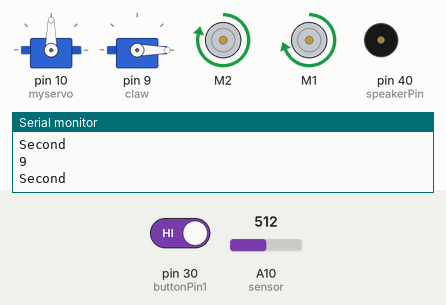
This sketch was run on a simulated Arduino Mega 2560, built with avr-gcc and run on an emulated ATmega2560. Parts: 2 × servo, 2 × DC motor (green arrow = forward, orange = backward, longer = faster), buzzer (waves = sounding), the last lines printed to the serial monitor. The inputs (shaded band) are chosen by the test bench; at power-on: A10 (sensor) = 512, pin 30 (buttonPin1) HIGH.

Above: at 9.2 s.
9.3 s: A10 (sensor) set to 674
10.8 s: A10 (sensor) set to 703
At 12.5 s:
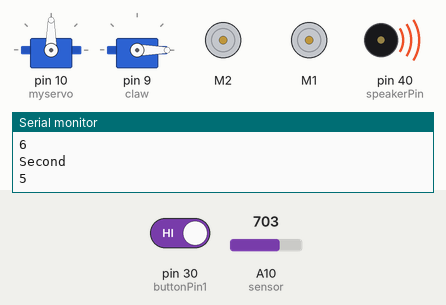
28.6 s: A10 (sensor) set to 511
45.4 s: pin 30 (buttonPin1) driven LOW
At 46.1 s:
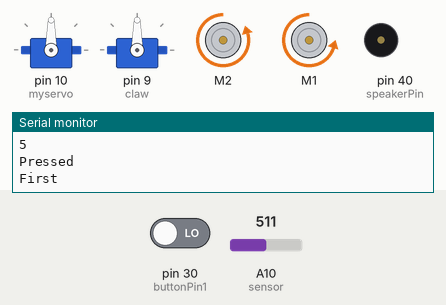
67.4 s: pin 30 (buttonPin1) driven HIGH
At 68.2 s:
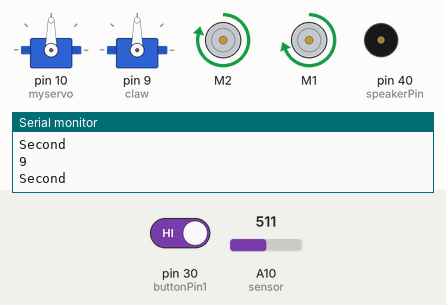
Timing chart, 0 to 69.9 s (numbered marks = the images above; inputs shaded):
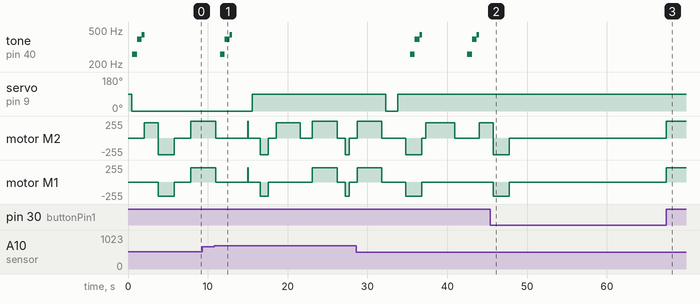

Measured:
- the behaviour switches between 685 and 686 on A10 (sensor) (found by bisection; images 0 and 1)
- after the input at 10.8 s, tone on pin 40 (speakerPin): silent → 261 Hz after 0.73 s, → 391 Hz 0.60 s later, → 437 Hz 0.60 s later, → silent 0.32 s later; servo on pin 9 (claw): 0° → 90° after 4.8 s
- after the input at 45.4 s, motor M2, motor M1: goes on until 47.8 s, then stays stopped
- after the input at 67.4 s, motor M2: stopped → forward 248/255 at once; motor M1: stopped → forward 211/255 at once

The sketch:

Robotics_Summative.ino
```cpp
//Mehadi Chowdhury
//Ateeb Jawaid
//January 24 2018

#include <Servo.h>
#include <Ultrasonic.h>
#include <AFMotor.h>
#define sensor A10 // Sharp IR GP2Y0A41SK0F (4-30cm, analog)

int speakerPin =40;
int buttonPin1= 30;
int state1= LOW;

long lastDebounceTime= 0;
long DebounceDelay= 50;

Servo myservo, claw;
AF_DCMotor rightmotor(1), leftmotor(2);
//const int ultrasonicPin=9;

int length = 5; // the number of notes
int tempo = 300;
char notes[] = "ccggaagffeeddc "; // a space represents a rest
int beats[] = { 1, 1, 1, 1, 1, 1, 2, 1, 1, 1, 1, 1, 1, 2, 4 };

int l= 0;

//pin 52

Ultrasonic ultrasonic(22, 24); //Init an Ultrasonic object
int distance;
int val;
int dur= 0;

void setup()
{
  // put your setup code here, to run once:
  Serial.begin (9600);
  myservo.attach(10);//working
  claw.attach(9);

  leftmotor.run(RELEASE); //make the left motor go forward
  rightmotor.run(RELEASE); //make the right motor go forward
  rightmotor.setSpeed(255);
  leftmotor.setSpeed(245);

  delay(500); //initial state of the car

  //setup buttonPin1, and speakerPin
  pinMode(buttonPin1, INPUT_PULLUP);
  pinMode(speakerPin, OUTPUT);

  //setup servos
  myservo.write(90);
  claw.write(0);
}

void loop()
{
  int reading= digitalRead(buttonPin1);

if( (millis() - lastDebounceTime) > DebounceDelay )
  {
    Serial.println("Pressed");
    if( reading == HIGH & l == 0)
    {
      Serial.println("First");
     for (int i = 0; i < length; i++) {
    if (notes[i] == ' ') {
      delay(beats[i] * tempo); // rest
    } else {
      playNote(notes[i], beats[i] * tempo);
    }
     }

    rturn();

    backward();
    delay(2000);

    stops();
    stops();
    stops();
    stops();


  l++;
  lastDebounceTime= millis();
  reading= LOW;
  }
  else if (reading == HIGH && l == 1 )
    {

    do
    {
          Serial.println("Second");

    //forward
    forward();

    dur +=100;

    //calculates distance
      val = analogRead(sensor);// value from sensor
      distance = (6762/(val-9))-4;//13*pow(volts, -1); // worked out from datasheet graph
      delay(100); // slow down serial port
      Serial.println(distance);   // print the distance

    //determines distance is less than 40
       if( distance < 6 )//20
       {

        stops();

    //plays beat
        for (int i = 0; i < length; i++) {
        if (notes[i] == ' ') {
          delay(beats[i] * tempo); // rest
        } else {
          playNote(notes[i], beats[i] * tempo);
        }
          }

         escape();//escape

      }
    }
    while( distance >= 6 );//loops while distance is less than 6
      lastDebounceTime= millis();
      l--;
      reading= LOW;
    }
}
}

void playTone(int tone, int duration) {//play tone
  for (long i = 0; i < duration * 1000L; i += tone * 2) {
    digitalWrite(speakerPin, HIGH);
    delayMicroseconds(tone);
    digitalWrite(speakerPin, LOW);
    delayMicroseconds(tone);
  }
}

  void playNote(char note, int duration) {//play notes
  char names[] = { 'c', 'd', 'e', 'f', 'g', 'a', 'b', 'C' };
  int tones[] = { 1915, 1700, 1519, 1432, 1275, 1136, 1014, 956 };

  // play the tone corresponding to the note name
  for (int i = 0; i < 8; i++) {
    if (names[i] == note) {
      playTone(tones[i], duration);
    }
  }
}


void escape()//escape
{
  //stops
  stops();


  //open claw
  claw.write(0);
  delay(1500);

  //forward
  forward();
  delay(100);

  stops();//stops car

  //close claw
  claw.write(90);
  delay(1000);

  //move backwards
  backward();
  delay(1000);

  //stops
  stops();
  delay(500);

  //180 degree turn
  rturn();
  delay(1200);

  //stops
  stops();
  delay(500);


//calculate distance
  val = analogRead(sensor);// value from sensor
  distance = (6762/(val-9))-4;//13*pow(volts, -1); // worked out from datasheet graph
  delay(500); // slow down serial port
  Serial.println(distance);   // print the distance


  //forward
  forward();
  delay(dur);

  //stops
  stops();
  delay(500);

  //backward
  backward();
  delay(500);

  //stops
  stops();
  delay(500);

//forward
forward();
delay(dur);

//stops
stops();

  //open claw
  claw.write(0);
  delay(1500);

  //close claw
  claw.write(90);
  delay(1000);

//backwards
  backward();
  delay(500);

//play beat
  for (int i = 0; i < length; i++) {
    if (notes[i] == ' ') {
      delay(beats[i] * tempo); // rest
    } else {
      playNote(notes[i], beats[i] * tempo);
    }
      }

  stops();//stops

  //180 degree turn
  rturn();
  rturn();

  //stops
  stops();
  delay(1000);
}

void forward()//forward
{
  leftmotor.run(FORWARD); //make the left motor go forward
  rightmotor.run(FORWARD); //make the right motor go forward
  leftmotor.setSpeed(248); //set the speed of the left motor
  rightmotor.setSpeed(211); //set the speed of the right motor
}

void backward()//backward
{
  leftmotor.run(BACKWARD); //make the left motor go forward
  rightmotor.run(BACKWARD); //make the right motor go forward
  leftmotor.setSpeed(250); //set the speed of the left motor
  rightmotor.setSpeed(215); //set the speed of the right motor
}

void rturn()//right turn
{
  //wheel is stationary
  rightmotor.run(RELEASE);
  //set wheels forward
  leftmotor.run(FORWARD);
  //set speed
  leftmotor.setSpeed(230);
  delay(1800);
}

void lturn()//left turn
{
 //wheel is stationary
  leftmotor.run(RELEASE);
  //set wheels forward
  rightmotor.run(FORWARD);
  //set speed
  rightmotor.setSpeed(200);
  delay(1100);
}

void stops()//stops
{
  leftmotor.run(RELEASE); //make the left motor go forward
  rightmotor.run(RELEASE); //make the right motor go forward
  delay(500); //initial state of the car
}
```
